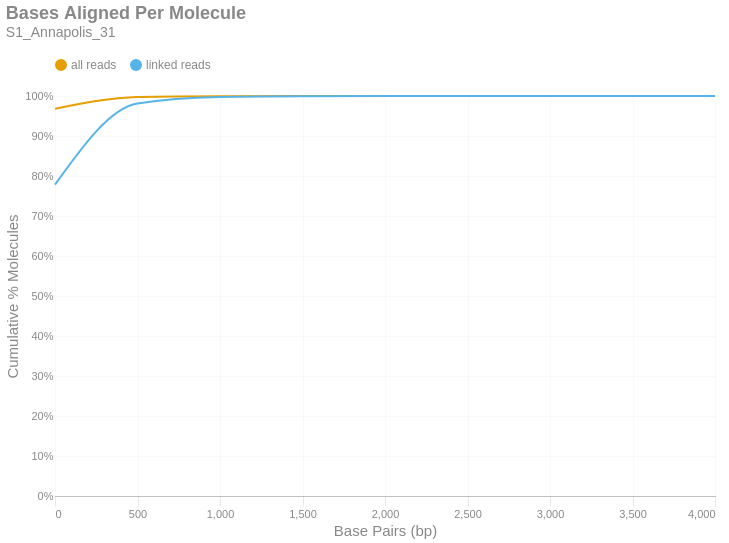

The cell this chart's notebook holds for it:
### Markdown cell above
### Bases Aligned Per Molecule
This is a cumulative frequency distribution showing the number of base pairs aligned per unique molecule. These data are shown in 500 bp bins. There are two distributions: one with `all reads` (yellow) and another with only `linked reads` (blue). The percent of molecules in the `linked reads` distribution is relative to the total number of linked molecules.

### Code cell
if SKIPLR:
    print_html(f"Skipped")
else:
    binned_df = consolidated_hist(valids['aligned_bp'], mask, 500, True)
    with SafeRender(binned_df):
        (
            density_plot(binned_df, 'Bases Aligned Per Molecule', samplename, 'basesper')
            .encode(
                x=alt.X('bin:Q', title="Base Pairs (bp)").axis(tickMinStep=500).scale(padding=0),
                y=alt.Y('value:Q', title='Cumulative % Molecules')
                    .axis(format='%')
                    .scale(domain = [0,1])
                    .stack(False),
                color=alt.Color("key:N").scale(domain = ["all reads", "linked reads"]),
                tooltip = [
                    alt.Tooltip("key:N", title = "Data Type"),
                    alt.Tooltip("range_label:N", title="Bases Aligned Per Molecule"),
                    alt.Tooltip("value:Q", format = ".2%", title="% Molecules (Cum.)")
                ]
            )
        ).display()

### Figure 1 — Vega-Lite specification as saved in the notebook (floating-point values rounded to 4 significant figures)
{"width": "container", "height": 400, "config": {"title": {"anchor": "start", "dy": -15, "fontSize": 18, "color": "#888888", "subtitleColor": "#888888", "subtitleFontSize": 14}, "arc": {"fill": "#0072B2"}, "axis": {"domainColor": "#888888", "domainWidth": 0.5, "gridWidth": 0.2, "grid": false, "titleFontWeight": 400, "titleFontSize": 15, "labelFontSize": 11, "labelColor": "#888888", "tickColor": "#888888", "tickWidth": 0.2, "titleColor": "#888888"}, "axisBand": {"grid": false}, "axisX": {"grid": true, "tickSize": 10, "domainCap": "round"}, "axisY": {"domain": false, "grid": true, "tickSize": 0, "domainCap": "round"}, "background": "transparent", "header": {"labelFontSize": 15, "labelColor": "#888888", "titleFontSize": 15, "titleFontWeight": 600, "titleColor": "#888888"}, "legend": {"labelFont": "sans-serif", "labelFontSize": 12, "labelColor": "#888888", "symbolSize": 100, "symbolType": "circle", "titleFontSize": 12, "titlePadding": 10, "titleColor": "#888888", "title": null, "orient": "top"}, "range": {"category": ["#E69F00", "#56B4E9", "#009E73", "#F0E442", "#0072B2", "#D55E00", "#CC79A7", "#000000"], "diverging": ["#cfe8f3", "#a2d4ec", "#73bfe2", "#46abdb", "#1696d2", "#12719e"]}, "area": {"fill": "#0072B2", "fillOpacity": 0.7, "line": true, "strokeOpacity": 0.7}, "line": {"color": "#0072B2", "stroke": "#0072B2", "strokeWidth": 2}, "trail": {"color": "#0072B2", "stroke": "#0072B2", "strokeWidth": 0, "size": 1}, "point": {"filled": true, "fillOpacity": 1.0, "size": 95}, "text": {"color": "#888888", "fontSize": 11, "align": "right", "fontWeight": 400, "size": 11}, "bar": {"fill": "#0072B2", "stroke": null}, "view": {"stroke": null, "continuousWidth": 660, "continuousHeight": 400}}, "data": {"name": "data-8b755ec32bf8a3b63497aae25b5f6ea2"}, "mark": {"type": "line", "interpolate": "monotone", "point": {"opacity": 0, "size": 275}}, "encoding": {"color": {"field": "key", "scale": {"domain": ["all reads", "linked reads"]}, "type": "nominal"}, "tooltip": [{"field": "key", "title": "Data Type", "type": "nominal"}, {"field": "range_label", "title": "Bases Aligned Per Molecule", "type": "nominal"}, {"field": "value", "format": ".2%", "title": "% Molecules (Cum.)", "type": "quantitative"}], "x": {"axis": {"tickMinStep": 500}, "field": "bin", "scale": {"padding": 0}, "title": "Base Pairs (bp)", "type": "quantitative"}, "y": {"axis": {"format": "%"}, "field": "value", "scale": {"domain": [0, 1]}, "stack": false, "title": "Cumulative % Molecules", "type": "quantitative"}}, "params": [{"name": "param_c36ac31b6afebe62", "select": {"type": "point", "fields": ["key"]}, "bind": "legend"}], "title": {"text": "Bases Aligned Per Molecule", "subtitle": "S1_Annapolis_31"}, "transform": [{"fold": ["all reads (cumsum)", "linked reads (cumsum)"]}, {"calculate": "replace(datum.key, ' (cumsum)', '')", "as": "key"}, {"filter": {"param": "param_c36ac31b6afebe62"}}], "usermeta": {"embedOptions": {"downloadFileName": "S1_Annapolis_31.basesper"}}, "$schema": "https://vega.github.io/schema/vega-lite/v6.1.0.json", "datasets": {"data-8b755ec32bf8a3b63497aae25b5f6ea2": [{"bin": "0.0", "interval": "0.0-500.0", "all reads": 0.9681, "linked reads": 0.7785, "all reads (cumsum)": 0.9681, "linked reads (cumsum)": 0.7785, "range_label": "0-499"}, {"bin": "500.0", "interval": "500.0-1000.0", "all reads": 0.02917, "linked reads": 0.2027, "all reads (cumsum)": 0.9973, "linked reads (cumsum)": 0.9811, "range_label": "500-999"}, {"bin": "1000.0", "interval": "1000.0-1500.0", "all reads": 0.002334, "linked reads": 0.01642, "all reads (cumsum)": 0.9997, "linked reads (cumsum)": 0.9976, "range_label": "1000-1499"}, {"bin": "1500.0", "interval": "1500.0-2000.0", "all reads": 0.000293, "linked reads": 0.00208, "all reads (cumsum)": 1.0, "linked reads (cumsum)": 0.9996, "range_label": "1500-1999"}, {"bin": "2000.0", "interval": "2000.0-2500.0", "all reads": 4.17e-05, "linked reads": 0.0002974, "all reads (cumsum)": 1.0, "linked reads (cumsum)": 0.9999, "range_label": "2000-2499"}, {"bin": "2500.0", "interval": "2500.0-3000.0", "all reads": 5.957e-06, "linked reads": 4.249e-05, "all reads (cumsum)": 1.0, "linked reads (cumsum)": 1.0, "range_label": "2500-2999"}, {"bin": "3000.0", "interval": "3000.0-3500.0", "all reads": 1.675e-06, "linked reads": 1.195e-05, "all reads (cumsum)": 1.0, "linked reads (cumsum)": 1.0, "range_label": "3000-3499"}, {"bin": "3500.0", "interval": "3500.0-4000.0", "all reads": 1.862e-07, "linked reads": 1.328e-06, "all reads (cumsum)": 1.0, "linked reads (cumsum)": 1.0, "range_label": "3500-3999"}, {"bin": "4000.0", "interval": "4000.0-4500.0", "all reads": 1.862e-07, "linked reads": 1.328e-06, "all reads (cumsum)": 1.0, "linked reads (cumsum)": 1.0, "range_label": "4000-4499"}]}}
